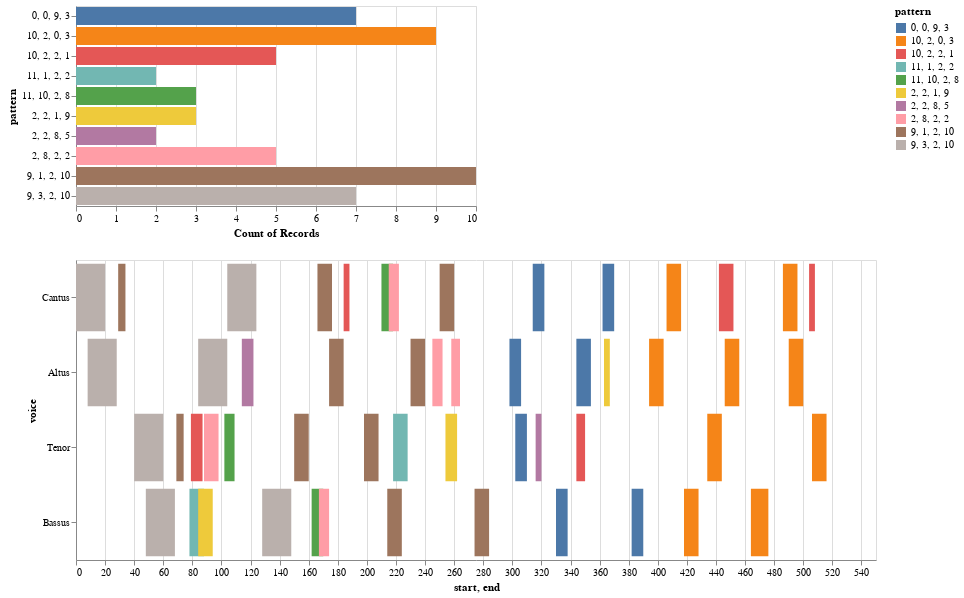

Notebook code for this chart:
### Markdown cell above
## an initial view of the Model, with all entries

### Code cell
# select the model from the list
model = piece_list[0]
prefix = 'https://crimproject.org/mei/' 
# prefix = 'Music_Files/'
url = prefix + model
model = importScore(url)

# find entries for model
nr = model.notes(combineUnisons=combineUnisons)
mel = model.melodic(df=nr, kind=kind, compound=False, unit=0, end=False)
mod_mel_ngrams = model.ngrams(df=mel, n=n)
mod_entry_ngrams = model.entries(df=mel, n=n, thematic=True, anywhere=True)
mod_mel_ngrams_duration = model.durations(df=mel, n=n, mask_df=mod_entry_ngrams)
mod_entries_stack = list(mod_entry_ngrams.stack().unique())

print(model.metadata)

display(viz.plot_ngrams_heatmap(mod_entry_ngrams, mod_mel_ngrams_duration, 
                        selected_patterns=mod_entries_stack,
                        voices=[]))

### Figure 1 — Vega-Lite specification as saved in the notebook (floating-point values rounded to 4 significant figures)
{"config": {"view": {"continuousWidth": 400, "continuousHeight": 300}}, "vconcat": [{"mark": "bar", "encoding": {"color": {"type": "nominal", "field": "pattern"}, "opacity": {"condition": {"value": 1, "selection": "selector012"}, "value": 0.2}, "x": {"type": "nominal", "aggregate": "count", "field": "pattern"}, "y": {"type": "nominal", "field": "pattern"}}, "selection": {"selector012": {"type": "multi", "fields": ["pattern"]}}}, {"mark": "bar", "encoding": {"color": {"type": "nominal", "field": "pattern"}, "opacity": {"condition": {"value": 1, "selection": "selector012"}, "value": 0.2}, "tooltip": [{"type": "quantitative", "field": "start"}, {"type": "quantitative", "field": "end"}, {"type": "nominal", "field": "pattern"}], "x": {"type": "quantitative", "field": "start"}, "x2": {"field": "end"}, "y": {"type": "nominal", "field": "voice", "sort": null}}, "height": 300, "selection": {"selector012": {"type": "multi", "fields": ["pattern"]}}, "width": 800}], "data": {"name": "data-b70102e0a642cb5b9e4c2edc01a9fcfb"}, "$schema": "https://vega.github.io/schema/vega-lite/v4.8.1.json", "datasets": {"data-b70102e0a642cb5b9e4c2edc01a9fcfb": [{"start": 0.0, "voice": "Cantus", "pattern": "9, 3, 2, 10", "end": 20.0}, {"start": 29.0, "voice": "Cantus", "pattern": "9, 1, 2, 10", "end": 34.0}, {"start": 104.0, "voice": "Cantus", "pattern": "9, 3, 2, 10", "end": 124.0}, {"start": 166.0, "voice": "Cantus", "pattern": "9, 1, 2, 10", "end": 176.0}, {"start": 184.0, "voice": "Cantus", "pattern": "10, 2, 2, 1", "end": 188.0}, {"start": 210.0, "voice": "Cantus", "pattern": "11, 10, 2, 8", "end": 218.0}, {"start": 215.0, "voice": "Cantus", "pattern": "2, 8, 2, 2", "end": 222.0}, {"start": 250.0, "voice": "Cantus", "pattern": "9, 1, 2, 10", "end": 260.0}, {"start": 314.0, "voice": "Cantus", "pattern": "0, 0, 9, 3", "end": 322.0}, {"start": 362.0, "voice": "Cantus", "pattern": "0, 0, 9, 3", "end": 370.0}, {"start": 406.0, "voice": "Cantus", "pattern": "10, 2, 0, 3", "end": 416.0}, {"start": 442.0, "voice": "Cantus", "pattern": "10, 2, 2, 1", "end": 452.0}, {"start": 486.0, "voice": "Cantus", "pattern": "10, 2, 0, 3", "end": 496.0}, {"start": 504.0, "voice": "Cantus", "pattern": "10, 2, 2, 1", "end": 508.0}, {"start": 8.0, "voice": "Altus", "pattern": "9, 3, 2, 10", "end": 28.0}, {"start": 84.0, "voice": "Altus", "pattern": "9, 3, 2, 10", "end": 104.0}, {"start": 114.0, "voice": "Altus", "pattern": "2, 2, 8, 5", "end": 122.0}, {"start": 174.0, "voice": "Altus", "pattern": "9, 1, 2, 10", "end": 184.0}, {"start": 230.0, "voice": "Altus", "pattern": "9, 1, 2, 10", "end": 240.0}, {"start": 245.0, "voice": "Altus", "pattern": "2, 8, 2, 2", "end": 252.0}, {"start": 258.0, "voice": "Altus", "pattern": "2, 8, 2, 2", "end": 264.0}, {"start": 298.0, "voice": "Altus", "pattern": "0, 0, 9, 3", "end": 306.0}, {"start": 344.0, "voice": "Altus", "pattern": "0, 0, 9, 3", "end": 354.0}, {"start": 363.0, "voice": "Altus", "pattern": "2, 2, 1, 9", "end": 367.0}, {"start": 394.0, "voice": "Altus", "pattern": "10, 2, 0, 3", "end": 404.0}, {"start": 446.0, "voice": "Altus", "pattern": "10, 2, 0, 3", "end": 456.0}, {"start": 490.0, "voice": "Altus", "pattern": "10, 2, 0, 3", "end": 500.0}, {"start": 40.0, "voice": "Tenor", "pattern": "9, 3, 2, 10", "end": 60.0}, {"start": 69.0, "voice": "Tenor", "pattern": "9, 1, 2, 10", "end": 74.0}, {"start": 79.0, "voice": "Tenor", "pattern": "10, 2, 2, 1", "end": 87.0}, {"start": 88.0, "voice": "Tenor", "pattern": "2, 8, 2, 2", "end": 98.0}, {"start": 102.0, "voice": "Tenor", "pattern": "11, 10, 2, 8", "end": 109.0}, {"start": 150.0, "voice": "Tenor", "pattern": "9, 1, 2, 10", "end": 160.0}, {"start": 198.0, "voice": "Tenor", "pattern": "9, 1, 2, 10", "end": 208.0}, {"start": 218.0, "voice": "Tenor", "pattern": "11, 1, 2, 2", "end": 228.0}, {"start": 254.0, "voice": "Tenor", "pattern": "2, 2, 1, 9", "end": 262.0}, {"start": 302.0, "voice": "Tenor", "pattern": "0, 0, 9, 3", "end": 310.0}, {"start": 316.0, "voice": "Tenor", "pattern": "2, 2, 8, 5", "end": 320.0}, {"start": 344.0, "voice": "Tenor", "pattern": "10, 2, 2, 1", "end": 350.0}, {"start": 434.0, "voice": "Tenor", "pattern": "10, 2, 0, 3", "end": 444.0}, {"start": 506.0, "voice": "Tenor", "pattern": "10, 2, 0, 3", "end": 516.0}, {"start": 48.0, "voice": "Bassus", "pattern": "9, 3, 2, 10", "end": 68.0}, {"start": 78.0, "voice": "Bassus", "pattern": "11, 1, 2, 2", "end": 88.0}, {"start": 84.0, "voice": "Bassus", "pattern": "2, 2, 1, 9", "end": 94.0}, {"start": 128.0, "voice": "Bassus", "pattern": "9, 3, 2, 10", "end": 148.0}, {"start": 162.0, "voice": "Bassus", "pattern": "11, 10, 2, 8", "end": 170.0}, {"start": 167.0, "voice": "Bassus", "pattern": "2, 8, 2, 2", "end": 174.0}, {"start": 214.0, "voice": "Bassus", "pattern": "9, 1, 2, 10", "end": 224.0}, {"start": 274.0, "voice": "Bassus", "pattern": "9, 1, 2, 10", "end": 284.0}, {"start": 330.0, "voice": "Bassus", "pattern": "0, 0, 9, 3", "end": 338.0}, {"start": 382.0, "voice": "Bassus", "pattern": "0, 0, 9, 3", "end": 390.0}, {"start": 418.0, "voice": "Bassus", "pattern": "10, 2, 0, 3", "end": 428.0}, {"start": 464.0, "voice": "Bassus", "pattern": "10, 2, 0, 3", "end": 476.0}]}}
